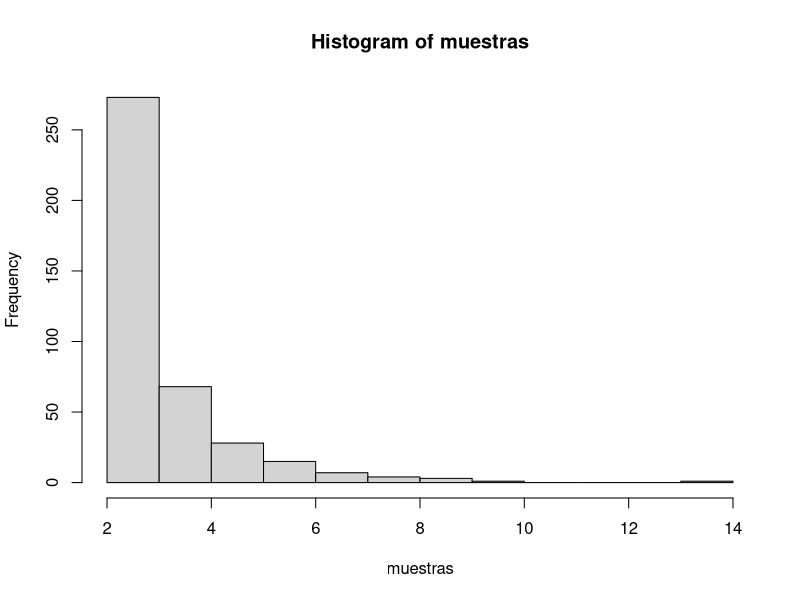
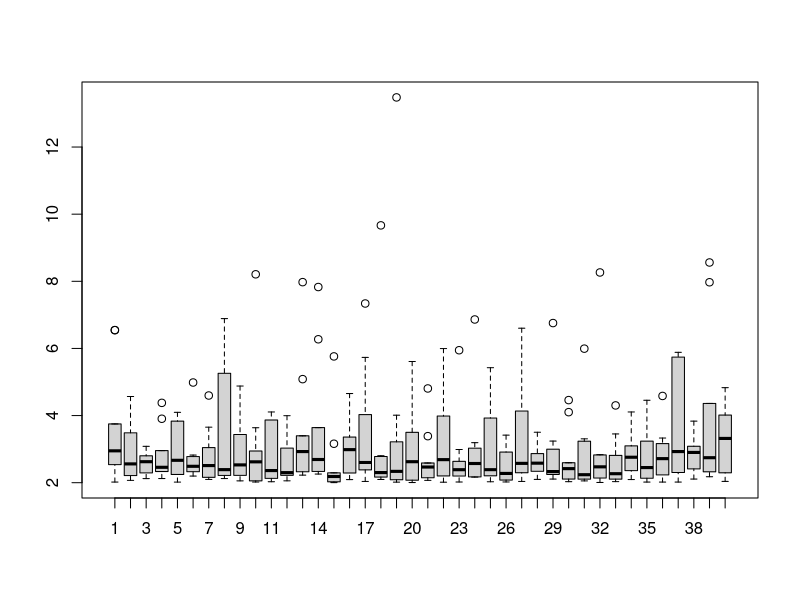

The R script that drew these images, in order: (Note: this script raises an error after producing the figures.)
#Paquete Distribución Pareto
install.packages("VGAM")
library("VGAM")
?Pareto



#Distribución de Pareto
scale_alpha <- 3
shape_X <- 2
datos <- rpareto(400,shape_X,scale_alpha)
muestras <- matrix(datos,10,40)

hist(muestras)
boxplot(muestras)



#Calculamos el nuevo estadístico
calcular_estadistico <- function (muestras) {
  muestra_ordenada <- sort(muestras) #ordenamos las muestras
  
  mitad_izquierda <- muestra_ordenada[1:floor(0.5*length(muestra_ordenada))] #truncamos las muestras de la mitad derecha
  
  Q1 <- quantile(mitad_izquierda, 0.25)
  Q2 <- quantile(mitad_izquierda, 0.5)
  Q3 <- quantile(mitad_izquierda, 0.75)
  
  media_cuartiles <- mean(c(Q1, Q2, Q3)) 
  #Calculamos los tres cuartiles con la mitad izquierda y hacemos una media aritmética
  print(media_cuartiles)
}

estadisticos_truncados <- apply (muestras, 1, calcular_estadistico)
print (estadisticos_truncados)

ggplot(resumen, aes(x=estadisticos_truncados))+
       geom_histogram(color="black", fill= "#8E85D7",binwidth=0.055)+
       labs(title= "HISTOGRAMA ESTADISTICOS TRUNCADOS", 
       x="VALOR DEL ESTADISTICO",y="FRECUENCIA" )



# Obtenemos media, varianza y SD de los estadísticos
media_estadisticos <- mean(estadisticos_truncados)
var_estadisticos <- var(estadisticos_truncados)
desvtip_estadisticos <- sd(estadisticos_truncados)



# Calculamos la media poblacional
media_poblacional <- (scale_alpha*shape_X)/(scale_alpha-1)
varianza_poblacional <- (scale_alpha*((shape_X)^2))/(((scale_alpha-1)^2)*(scale_alpha-2))



#Comparamos las medias muestrales con el estadístico que hemos elegido
medias_muestrales <- c()
for(i in 1:40){
  medias_muestrales[i] <- mean(muestras[,i]) 
}

ggplot(resumen, aes(x=medias_muestrales))+
       geom_histogram(color="black", fill= "#421429", binwidth=0.18)+
       labs(title= "HISTOGRAMA DE MEDIAS MUESTRALES", 
            x="VALOR DE LA MEDIA MUESTRAL",y="FRECUENCIA" )

aproximacion <- data.frame ("medias muestrales"=medias_muestrales, "media estadistico"=media_estadisticos)

variacion <- c()
for (i in 1:40) {
  variacion[i] <- abs(medias_muestrales[i]-media_estadisticos)
}

aproximacion$variacion <- variacion

resumen<- data.frame(estadisticos_truncados,
                     medias_muestrales)

ggplot(resumen, aes(x=estadisticos_truncados))+
       geom_histogram(color="black", fill= "#8E85D7",binwidth=0.055)+
       geom_histogram(aes(x=resumen$medias_muestrales, y=-..density..),
                      color="black", fill= "#421429", binwidth = 0.055)+
       labs(title= "HISTOGRAMA DE ESTADISTICOS Y MEDIAS MUESTRALES", 
            x="VALOR",y="FRECUENCIA" )

ggplot(resumen, aes(y = 0.5, x = estadisticos_truncados))+
       geom_boxplot(color="black", fill= "#8E85D7", width=0.2)+
       geom_boxplot(aes(y=1, x=resumen$medias_muestrales),
                    color="black", fill="#421429", width=0.2)+
       labs(title = "BOXPLOT DE MEDIAS MUESTRALES Y ESTADISTICO",
            y="ESTADISTICOS y MEDIAS", x= "VALOR")+
            scale_y_log10()

media_muestral <- mean(medias_muestrales)
var_muestral <- var(medias_muestrales)
desvtip_muestral <- sd(medias_muestrales)

parámetros <- data.frame (parámetro=c("media", "varianza"), 
                          poblacional=c(media_poblacional, varianza_poblacional),
                          muestral=c(media_muestral, var_muestral),
                          estadistico=c(media_estadisticos, var_estadisticos))



# Contaminamos la muestra para verificar la robustez
p <- runif(400, 0, 1)
m_contam <- c()

for (i in 1:400) {
  if (p[i]<=0.9) {
    m_contam[i] <- datos[i]
  } else {
    m_contam[i] <- rnorm (1, 1000, 0.5)
  }
}

m_contam <- matrix(m_contam, 10, 40)

calcular_estadistico_contam <- function (m_contam) {
  muestra_ordenada_contam <- sort(m_contam)
  
  mitad_izquierda <- muestra_ordenada_contam[1:floor(0.5*length(muestra_ordenada_contam))] 
  
  Q1 <- quantile(mitad_izquierda, 0.25)
  Q2 <- quantile(mitad_izquierda, 0.5)
  Q3 <- quantile(mitad_izquierda, 0.75)
  
  media_cuartiles <- mean(c(Q1, Q2, Q3)) 
  print(media_cuartiles)
}

estadisticos_truncados_contam <- apply (m_contam, 2, calcular_estadistico_contam)

media_estadisticos_contam <- mean(estadisticos_truncados_contam)
var_estadisticos_contam <- var(estadisticos_truncados_contam)
desvtip_estadisticos_contam <- sd(estadisticos_truncados_contam)

medias_muestrales_contam <- c()
for(i in 1:40){
  medias_muestrales_contam[i] <- mean(m_contam[,i]) 
}

media_muestral_contam <- mean(medias_muestrales_contam)
var_muestral_contam <- var(medias_muestrales_contam)
desvtip_muestral_contam <- sd(medias_muestrales_contam)

robustez <- data.frame (muestra=c("sin contaminar", "contaminada"),
                        estimador=c(media_estadisticos, media_estadisticos_contam),
                        DTestimador=c(desvtip_estadisticos, desvtip_estadisticos_contam),
                        media.muestral=c(media_muestral, media_muestral_contam),
                        DTmuestral=c(desvtip_muestral, desvtip_muestral_contam))



# Estimación por máxima verosimilitud y por momentos
min (muestras[,1])
10/sum(log(muestras[,1]/2))
2*mean(muestras[,1])/3
mean(muestras[,1])/(mean(muestras[,1])-2)



# Intervalos de confianza
scale_alpha <- 3
shape_X <- 2
datos <- rpareto(3000,shape_X,scale_alpha)
muestras <- matrix(datos,100,30)

intervalos_med <- data.frame (IC_90=I(vector("list", 100)), IC_95=I(vector("list", 100)))
# Creamos una tabla vacia que acepte un vector en cada celda
z_0.05 <- qnorm(0.95)
z_0.025 <- qnorm(0.975)
n <- 30

for (i in 1:100) {
  media <- mean(muestras[i,])
  S <- sd(muestras[i,]) # Por defecto, R calcula la cuasidesviación típica
  intervalos_med$IC_90[[i]] <- round(c(media-z_0.05*S/sqrt(n), media+z_0.05*S/sqrt(n)),3)
  intervalos_med$IC_95[[i]] <- round(c(media-z_0.025*S/sqrt(n), media+z_0.025*S/sqrt(n)),3)
}

intervalos_est <- data.frame (IC_90=I(vector("list", 100)), IC_95=I(vector("list", 100)))
estadisticos_truncados <- apply (muestras, 1, calcular_estadistico)
dt_muestral <- sd(estadisticos_truncados)/sqrt(n) # Calculamos la cuasivarianza de nuestros estadísticos

for(i in 1:100){
  intervalos_est$IC_90[[i]] <- round(c(estadisticos_truncados[i]-z_0.05*dt_muestral, estadisticos_truncados[i]+z_0.05*dt_muestral),3)
  intervalos_est$IC_95[[i]] <- round(c(estadisticos_truncados[i]-z_0.05*dt_muestral, estadisticos_truncados[i]+z_0.05*dt_muestral),3)
} 

# Conteo de los intervalos que contienen la esperanza real
cont <- function (x) {
  media_poblacional <- 3
  contador_si = 0
  contador_no = 0
  for (i in 1:100) {
    intervalo <- x[[i]] 
    if(media_poblacional >= intervalo[1] & media_poblacional <= intervalo[2]) {
      contador_si <- contador_si +1
    } else {
      contador_no <- contador_no+1
    }
  }
  cat (contador_si, "intervalos contienen la esperanza real", "\n")
  cat (contador_no, "intervalos no contienen la esperanza real", "\n")
}

cont (intervalos_med$IC_90)
cont (intervalos_est$IC_90)
cont (intervalos_med$IC_95)
cont (intervalos_est$IC_95)
